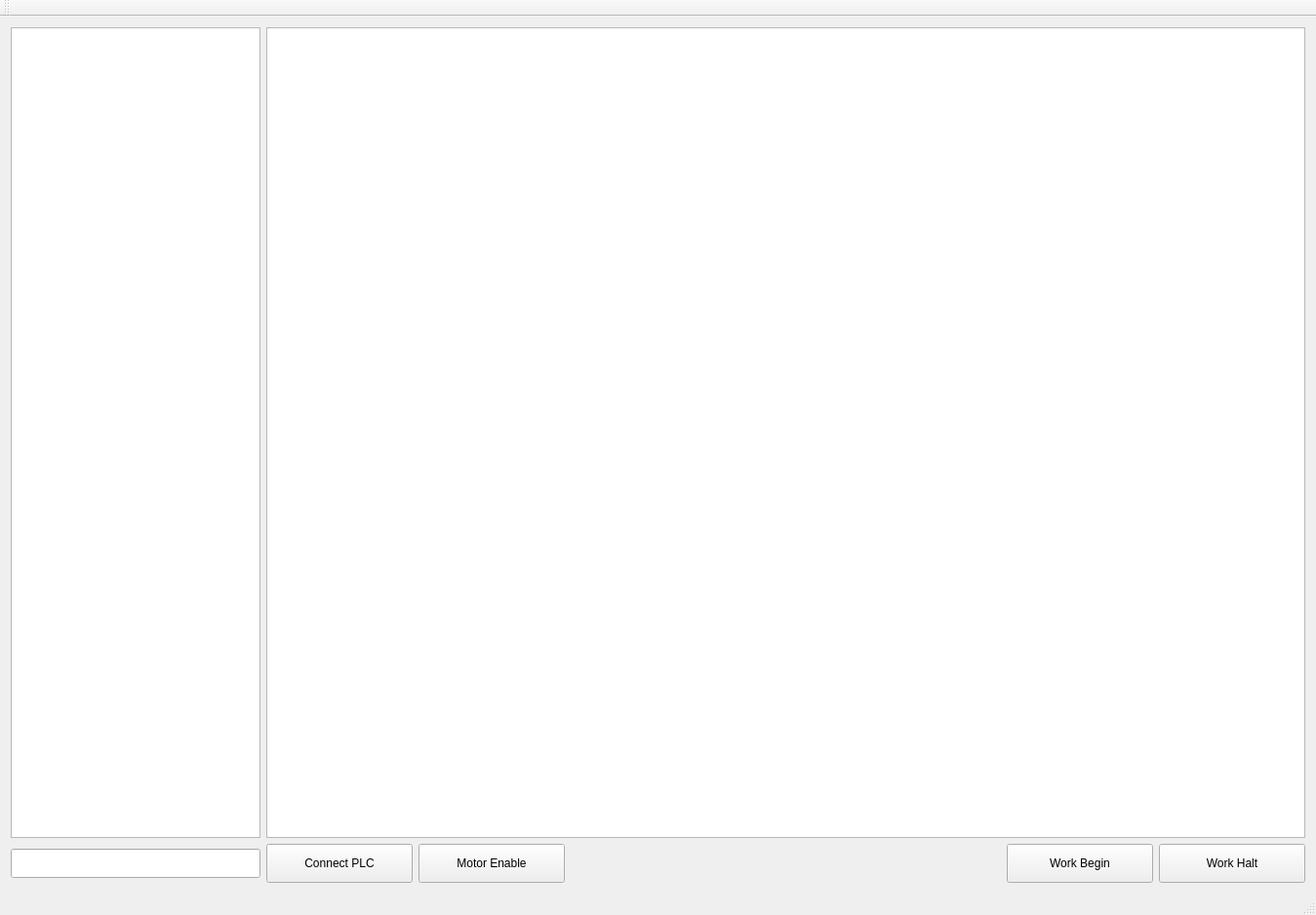
<?xml version="1.0" encoding="UTF-8"?>
<ui version="4.0">
 <class>MainWindow</class>
 <widget class="QMainWindow" name="MainWindow">
  <property name="geometry">
   <rect>
    <x>0</x>
    <y>0</y>
    <width>1349</width>
    <height>938</height>
   </rect>
  </property>
  <property name="font">
   <font>
    <pointsize>8</pointsize>
   </font>
  </property>
  <property name="windowTitle">
   <string>MainWindow</string>
  </property>
  <widget class="QWidget" name="centralWidget">
   <layout class="QVBoxLayout" name="verticalLayout_2">
    <item>
     <layout class="QVBoxLayout" name="verticalLayout">
      <item>
       <layout class="QHBoxLayout" name="horizontalLayout_2">
        <item>
         <widget class="QListWidget" name="listWidget">
          <property name="sizePolicy">
           <sizepolicy hsizetype="Fixed" vsizetype="Expanding">
            <horstretch>0</horstretch>
            <verstretch>0</verstretch>
           </sizepolicy>
          </property>
          <property name="font">
           <font>
            <family>Arial</family>
            <pointsize>12</pointsize>
           </font>
          </property>
          <property name="dragEnabled">
           <bool>false</bool>
          </property>
          <property name="dragDropOverwriteMode">
           <bool>false</bool>
          </property>
          <property name="dragDropMode">
           <enum>QAbstractItemView::InternalMove</enum>
          </property>
          <property name="selectionRectVisible">
           <bool>false</bool>
          </property>
          <property name="sortingEnabled">
           <bool>false</bool>
          </property>
         </widget>
        </item>
        <item>
         <widget class="QGraphicsView" name="graphicsView">
          <property name="font">
           <font>
            <weight>50</weight>
            <bold>false</bold>
           </font>
          </property>
         </widget>
        </item>
       </layout>
      </item>
      <item>
       <layout class="QHBoxLayout" name="horizontalLayout">
        <item>
         <widget class="QLineEdit" name="lnedPlcIp">
          <property name="enabled">
           <bool>true</bool>
          </property>
          <property name="sizePolicy">
           <sizepolicy hsizetype="Fixed" vsizetype="Fixed">
            <horstretch>0</horstretch>
            <verstretch>0</verstretch>
           </sizepolicy>
          </property>
          <property name="minimumSize">
           <size>
            <width>256</width>
            <height>30</height>
           </size>
          </property>
         </widget>
        </item>
        <item>
         <widget class="QPushButton" name="btnConnetPlc">
          <property name="minimumSize">
           <size>
            <width>150</width>
            <height>40</height>
           </size>
          </property>
          <property name="font">
           <font>
            <family>Microsoft YaHei UI</family>
            <pointsize>9</pointsize>
            <weight>50</weight>
            <bold>false</bold>
           </font>
          </property>
          <property name="text">
           <string>Connect PLC</string>
          </property>
         </widget>
        </item>
        <item>
         <widget class="QPushButton" name="btnMakeSpinCan">
          <property name="minimumSize">
           <size>
            <width>150</width>
            <height>40</height>
           </size>
          </property>
          <property name="font">
           <font>
            <family>Microsoft YaHei UI</family>
            <pointsize>9</pointsize>
            <weight>50</weight>
            <bold>false</bold>
           </font>
          </property>
          <property name="text">
           <string>Motor Enable</string>
          </property>
         </widget>
        </item>
        <item>
         <spacer name="horizontalSpacer">
          <property name="orientation">
           <enum>Qt::Horizontal</enum>
          </property>
          <property name="sizeHint" stdset="0">
           <size>
            <width>40</width>
            <height>20</height>
           </size>
          </property>
         </spacer>
        </item>
        <item>
         <widget class="QPushButton" name="btnWorkBeginStop">
          <property name="minimumSize">
           <size>
            <width>150</width>
            <height>40</height>
           </size>
          </property>
          <property name="font">
           <font>
            <family>Microsoft YaHei UI</family>
            <pointsize>9</pointsize>
            <weight>50</weight>
            <bold>false</bold>
           </font>
          </property>
          <property name="text">
           <string>Work Begin</string>
          </property>
         </widget>
        </item>
        <item>
         <widget class="QPushButton" name="btnWorkHaltContinue">
          <property name="minimumSize">
           <size>
            <width>150</width>
            <height>40</height>
           </size>
          </property>
          <property name="font">
           <font>
            <family>Microsoft YaHei UI</family>
            <pointsize>9</pointsize>
            <weight>50</weight>
            <bold>false</bold>
           </font>
          </property>
          <property name="text">
           <string>Work Halt</string>
          </property>
         </widget>
        </item>
       </layout>
      </item>
     </layout>
    </item>
   </layout>
  </widget>
  <widget class="QMenuBar" name="menuBar">
   <property name="geometry">
    <rect>
     <x>0</x>
     <y>0</y>
     <width>1349</width>
     <height>30</height>
    </rect>
   </property>
  </widget>
  <widget class="QToolBar" name="mainToolBar">
   <property name="font">
    <font>
     <family>Arial</family>
     <pointsize>10</pointsize>
    </font>
   </property>
   <attribute name="toolBarArea">
    <enum>TopToolBarArea</enum>
   </attribute>
   <attribute name="toolBarBreak">
    <bool>false</bool>
   </attribute>
  </widget>
  <widget class="QStatusBar" name="statusBar"/>
 </widget>
 <layoutdefault spacing="6" margin="11"/>
 <resources/>
 <connections/>
</ui>
